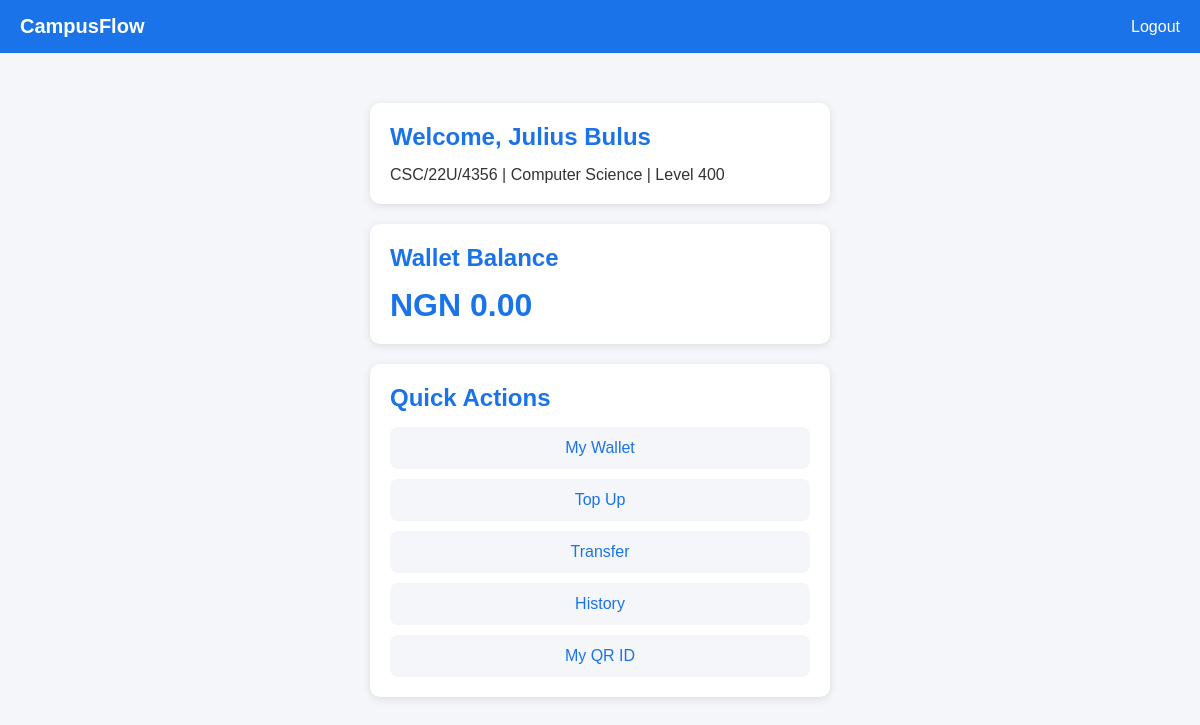
The app's page /dashboard (signed in), older data.
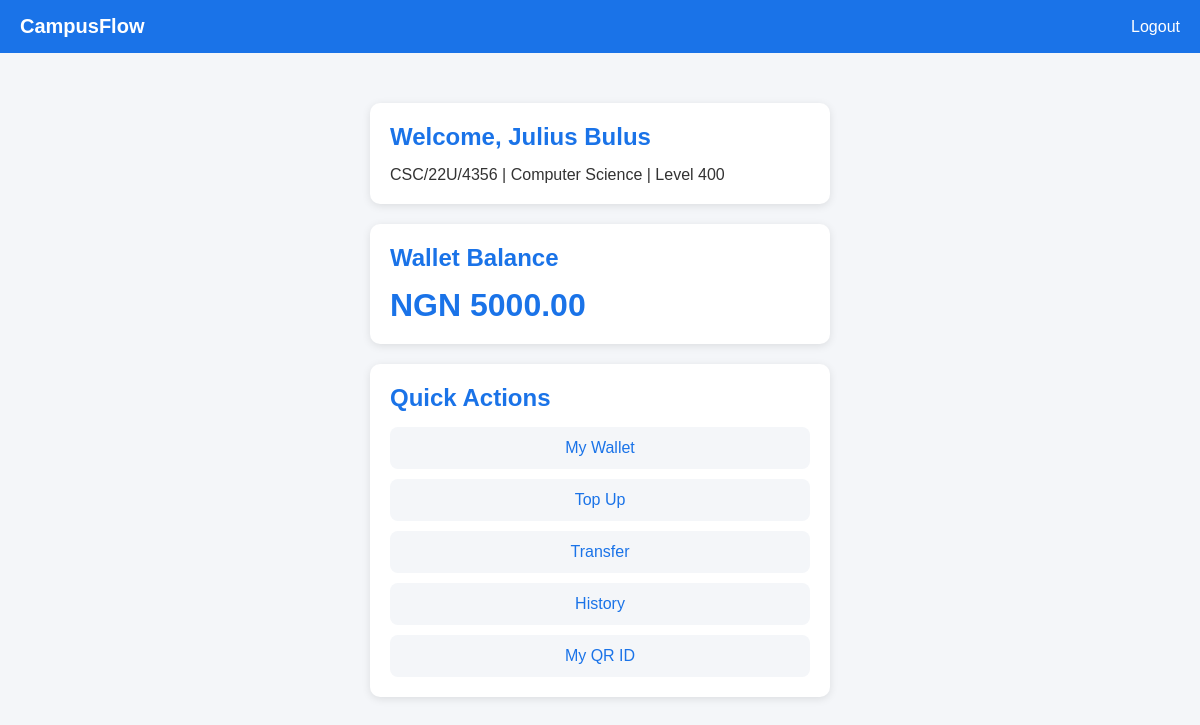
The same page, newer data.
### app/models.py (models this page shows)
class Wallet(db.Model):
    __tablename__ = 'wallets'
    id = db.Column(db.Integer, primary_key=True)
    student_id = db.Column(db.Integer, db.ForeignKey('students.id'))
    balance = db.Column(db.Numeric(15,2), default=0.00)
    currency = db.Column(db.String(10), default='NGN')
    updated_at = db.Column(db.DateTime, default=datetime.utcnow)
    transactions = db.relationship('Transaction', backref='wallet', lazy=True)

### app/auth/routes.py (the view)
@bp.route('/dashboard')
@login_required
def dashboard():
    return render_template('auth/dashboard.html', student=current_user)

### app/__init__.py (called while the page is built)
def create_app():
    app = Flask(__name__)
    app.config.from_object(Config)
    db.init_app(app)
    login_manager.init_app(app)
    migrate.init_app(app, db)
    login_manager.login_view = 'auth.login'
    from app.models import Student
    @login_manager.user_loader
    def load_user(user_id):
        return Student.query.get(int(user_id))
    from app.auth import bp as auth_bp
    app.register_blueprint(auth_bp)
    from app.wallet import bp as wallet_bp
    app.register_blueprint(wallet_bp)
    from app.identity import bp as identity_bp
    app.register_blueprint(identity_bp)
    from app.admin import bp as admin_bp
    app.register_blueprint(admin_bp)
    return app

### app/templates/auth/dashboard.html
{% extends 'base.html' %}
{% block content %}
<div class="card">
    <h2>Welcome, {{ student.full_name }}</h2>
    <p>{{ student.matric_number }} | {{ student.department }} | Level {{ student.level }}</p>
</div>
<div class="card">
    <h2>Wallet Balance</h2>
    <p class="balance">NGN {{ student.wallet.balance }}</p>
</div>
<div class="card">
    <h2>Quick Actions</h2>
    <a class="btn-link" href="/wallet">My Wallet</a>
    <a class="btn-link" href="/topup">Top Up</a>
    <a class="btn-link" href="/transfer">Transfer</a>
    <a class="btn-link" href="/transactions">History</a>
    <a class="btn-link" href="/identity">My QR ID</a>
</div>
{% endblock %}

Row changes from the older to the newer data that the page shows:
changed Wallet: wallet.balance "0.00" → "5000.00"
